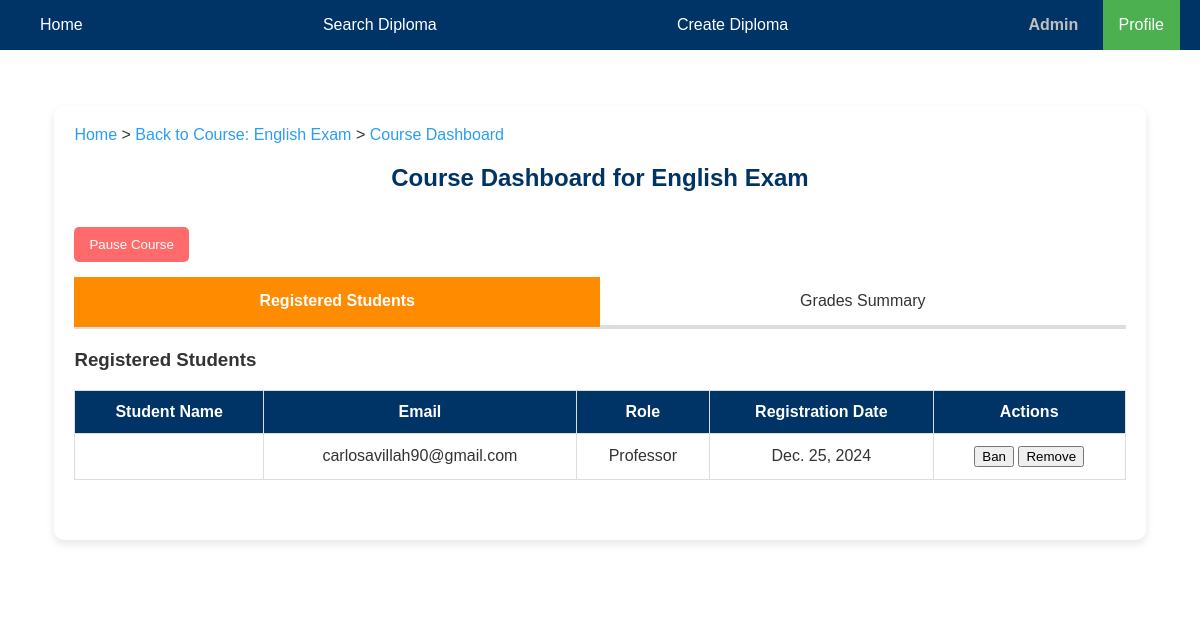
The app's page /course/1/dashboard/ (signed in) with its own data.
### edu_core/models.py (models this page shows)
class CustomUser(AbstractUser):
    STUDENT = 'student'
    PROFESSOR = 'professor'
    MODERATOR = 'moderator'
    USER_TYPE_CHOICES = [
        (STUDENT, 'Student'),
        (PROFESSOR, 'Professor'),
        (MODERATOR, 'Moderator'),
    ]
    user_type = models.CharField(max_length=10, choices=USER_TYPE_CHOICES, default=STUDENT)

class Course(models.Model):
    name = models.CharField(max_length=255)
    creation_date = models.DateField(auto_now_add=True)
    last_update_date = models.DateField(auto_now=True)
    author = models.ForeignKey(CustomUser, on_delete=models.SET_NULL, null=True, limit_choices_to={'user_type': CustomUser.PROFESSOR}, related_name='authored_courses')
    students = models.ManyToManyField(CustomUser, through='Registration', related_name='registered_courses')
    image_url = models.URLField(
        max_length=500, null=True, blank=True,
        help_text="Paste a URL to the course image",
        validators=[validate_trusted_url]
    )
    description = models.TextField(null=True, blank=True)
    is_public = models.BooleanField(default=True)  # New field for public visibility
    paused = models.BooleanField(default=False)

class Registration(models.Model):
    STUDENT = 'student'
    PROFESSOR = 'professor'
    ROLE_CHOICES = [
        (STUDENT, 'Student'),
        (PROFESSOR, 'Professor'),
    ]
    student = models.ForeignKey(CustomUser, on_delete=models.CASCADE, related_name='course_registrations')
    course = models.ForeignKey(Course, on_delete=models.CASCADE, related_name='registrations')
    registration_date = models.DateField(auto_now_add=True)
    role = models.CharField(max_length=10, choices=ROLE_CHOICES, default=STUDENT)
    is_banned = models.BooleanField(default=False)

### edu_core/views/course_views.py (the view)
# urls.py: path('course/<int:course_id>/dashboard/', course_dashboard, name='course_dashboard'),
@login_required
def course_dashboard(request, course_id):
    course = get_object_or_404(Course, id=course_id)
    if request.user != course.author and not request.user.is_superuser:
        return redirect('home')
    registered_students = Registration.objects.filter(course=course).select_related('student')
    lessons = course.lessons.all()
    summary_data = []
    for student_registration in registered_students:
        student = student_registration.student
        student_activities = []
        for lesson in lessons:
            lesson_activities = lesson.activities.all()
            highest_grade = Grade.objects.filter(activity__in=lesson_activities, student=student).aggregate(Max('score'))['score__max']
            student_activities.append({
                'lesson': lesson,
                'highest_grade': highest_grade
            })
        highest_grades = Grade.objects.filter(activity__lesson__course=course, student=student).values('activity').annotate(max_score=Max('score')).values_list('max_score', flat=True)
        average_score = sum(highest_grades) / len(highest_grades) if highest_grades else None
        summary_data.append({
            'student': student,
            'student_activities': student_activities,
            'average_score': average_score
        })
    class_averages = []
    for lesson in lessons:
        lesson_activities = lesson.activities.all()
        highest_grades = Grade.objects.filter(activity__in=lesson_activities).values('student').annotate(max_score=Max('score')).values_list('max_score', flat=True)
        lesson_average = sum(highest_grades) / len(highest_grades) if highest_grades else None
        class_averages.append({
            'lesson': lesson,
            'class_average': lesson_average
        })
    context = {
        'course': course,
        'registered_students': registered_students,
        'summary_data': summary_data,
        'class_averages': class_averages,
    }
    return render(request, 'edu_core/course/course_dashboard.html', context)

### edu_core/templates/edu_core/course/course_dashboard.html (shortened to what this page needs)
{% extends "edu_core/base.html" %}
{% load static %}
{% block content %}
<link rel="stylesheet" href="{% static 'edu_core/css/course_dashboard.css' %}" type="text/css">
<div class="course-dashboard-container">
    <nav class="breadcrumb-nav">
        <a href="{% url 'home' %}" class="breadcrumb">Home</a> &gt;
        <a href="{% url 'course_detail' course.id %}" class="breadcrumb">Back to Course: {{ course.name }}</a> &gt;
        <span class="breadcrumb current">Course Dashboard</span>
    </nav>
    <h2 class="dashboard-header">Course Dashboard for {{ course.name }}</h2>
    <form id="pause-course-form">
        <div class="pause-course-container">
            <button
                class="btn {% if course.paused %}resume-btn{% else %}pause-btn{% endif %}"
                onclick="toggleCourseStatus('{{ course.id }}', {{ course.paused|yesno:"false,true" }})">
                {% if course.paused %}Resume Course{% else %}Pause Course{% endif %}
            </button>
        </div>
    </form>
    <div class="tabs-container">
        <div class="tab active" onclick="openTab(event, 'registered-students')">Registered Students</div>
        <div class="tab" onclick="openTab(event, 'grades-summary')">Grades Summary</div>
    </div>
    <div id="registered-students" class="tab-content active">
        <h3>Registered Students</h3>
        <table class="course-summary-table">
            <thead>
                <tr>
                    <th>Student Name</th>
                    <th>Email</th>
                    <th>Role</th>
                    <th>Registration Date</th>
                    <th>Actions</th>
                </tr>
            </thead>
            <tbody>
                {% for registration in registered_students %}
                <tr>
                    <td>{{ registration.student.get_full_name }}</td>
                    <td>{{ registration.student.email }}</td>
                    <td>{{ registration.get_role_display }}</td>
                    <td>{{ registration.registration_date }}</td>
                    <td>
                        <button class="btn ban-btn"
                                onclick="toggleBan('{{ registration.id }}', {{ registration.is_banned|yesno:"true,false" }})">
                            {% if registration.is_banned %}Unban{% else %}Ban{% endif %}
                        </button>
                        <button class="btn remove-btn"
                                onclick="removeStudent('{{ registration.id }}')"
                                {% if registration.is_banned %}disabled{% endif %}>
                            Remove
                        </button>
                    </td>
                </tr>
                {% empty %}
                <tr>
                    <td colspan="5">No students registered for this course yet.</td>
                </tr>
                {% endfor %}
            </tbody>
        </table>
    </div>
</div>
{% endblock %}

### edu_core/templates/edu_core/base.html (shortened to what this page needs)
<!DOCTYPE html>
<html lang="en">
<head>
    {% load static %}
    <link rel="stylesheet" href="{% static 'edu_core/css/base.css' %}">
    <link rel="stylesheet" href="https://cdnjs.cloudflare.com/ajax/libs/font-awesome/6.5.1/css/all.min.css">
</head>
<body>
    <header>
        <div class="navbar">
            <a href="{% url 'home' %}">Home</a>
            <a href="{% url 'diploma_search' %}">Search Diploma</a>
            {% if user.is_authenticated %}
                {% if user.user_type == 'professor' or user.user_type == 'moderator' or user.is_superuser %}
                    <a href="{% url 'create_diploma' %}">Create Diploma</a>
                {% endif %}
                <div class="profile-section">
                    <span class="username">{{ user.get_full_name|default:user.username }}</span>
                    <div class="dropdown">
                        <button class="dropbtn">Profile</button>
                    </div>
                </div>
            {% else %}
                <span class="login-prompt">Log in -></span>
                <a href="{% url 'signup' %}">Signup</a>
                <a href="{% url 'login' %}">Login</a>
            {% endif %}
        </div>
    </header>
    <main>
        {% block content %}{% endblock %}
    </main>
</body>
</html>

### edu_core/static/edu_core/css/base.css (style rules this page uses)
:root { --primary-color: #003366; --secondary-color-1: #ffffff; --secondary-color-2: #3fada8; --accent-color-1: #2a9df4; --accent-color-2: #ffd700; --neutral-color: #dddddd; --background-color: #ffffff; --text-color: #333333; --hover-bg-color: #e0e0e0; --hover-text-color: #003366; --shiny-silver: #c0c0c0; }
.navbar { background-color: var(--primary-color); overflow: visible; display: flex; justify-content: space-between; align-items: center; padding: 0 20px; position: relative; z-index: 10; }
.navbar a { display: block; color: var(--background-color); text-align: center; padding: 14px 20px; text-decoration: none; transition: background-color 0.3s ease-in-out, color 0.3s ease-in-out; }
.username { color: var(--shiny-silver); font-weight: bold; padding: 14px 20px; transition: color 0.3s ease-in-out; }
main { padding: 16px; background-color: var(--background-color); color: var(--text-color); position: relative; z-index: 1; }
.dropdown { position: relative; display: inline-block; }
.dropbtn { background-color: #4CAF50; color: white; padding: 16px; font-size: 16px; border: none; cursor: pointer; z-index: 20; }

### edu_core/static/edu_core/css/course_dashboard.css (style rules this page uses)
:root { --primary-color: #003366; --secondary-color-1: #ffffff; --accent-color-1: #2a9df4; --accent-color-2: #ff6b6b; --highlight-color: #ff8c00; --text-color: #333; --neutral-color: #dddddd; --shadow-color: rgba(0, 0, 0, 0.1); --green-color: #4caf50; --yellow-color: #ffeb3b; --red-color: #f44336; }
body, html { margin: 0; padding: 0; width: 100%; height: 100%; font-family: 'Arial', sans-serif; background: var(--secondary-color-1); color: var(--text-color); }
.course-dashboard-container { width: 90%; margin: 40px auto; padding: 20px; background-color: var(--secondary-color-1); border-radius: 10px; box-shadow: 0 4px 8px var(--shadow-color); }
.breadcrumb-nav { margin-bottom: 20px; }
.breadcrumb { color: var(--accent-color-1); text-decoration: none; }
.dashboard-header { text-align: center; margin-bottom: 20px; color: var(--primary-color); }
.tabs-container { display: flex; border-bottom: 2px solid var(--neutral-color); margin-bottom: 20px; }
.tab { flex: 1; padding: 15px 20px; text-align: center; cursor: pointer; background-color: var(--secondary-color-1); transition: background-color 0.3s, color 0.3s; border-bottom: 2px solid var(--neutral-color); }
.tab.active { background-color: var(--highlight-color); color: var(--secondary-color-1); font-weight: bold; border-bottom: 2px solid var(--highlight-color); }
.tab-content { display: none; margin-top: 20px; }
.tab-content.active { display: block; }
.course-summary-table { width: 100%; border-collapse: collapse; margin-bottom: 40px; }
.course-summary-table th, .course-summary-table td { border: 1px solid var(--neutral-color); padding: 12px; text-align: center; }
.course-summary-table th { background-color: var(--primary-color); color: var(--secondary-color-1); font-weight: bold; }
.course-summary-table td { background-color: var(--secondary-color-1); }
.pause-btn { background-color: var(--accent-color-2); color: white; padding: 10px 15px; border: none; border-radius: 5px; cursor: pointer; transition: background-color 0.3s ease-in-out; margin: 15px 0; }

### records on screen
CustomUser: get_full_name "Admin"
Course: name "English Exam"
Registration: student.email "carlosavillah90@gmail.com", role "Professor", registration_date "Dec. 25, 2024", is_banned "Ban"
